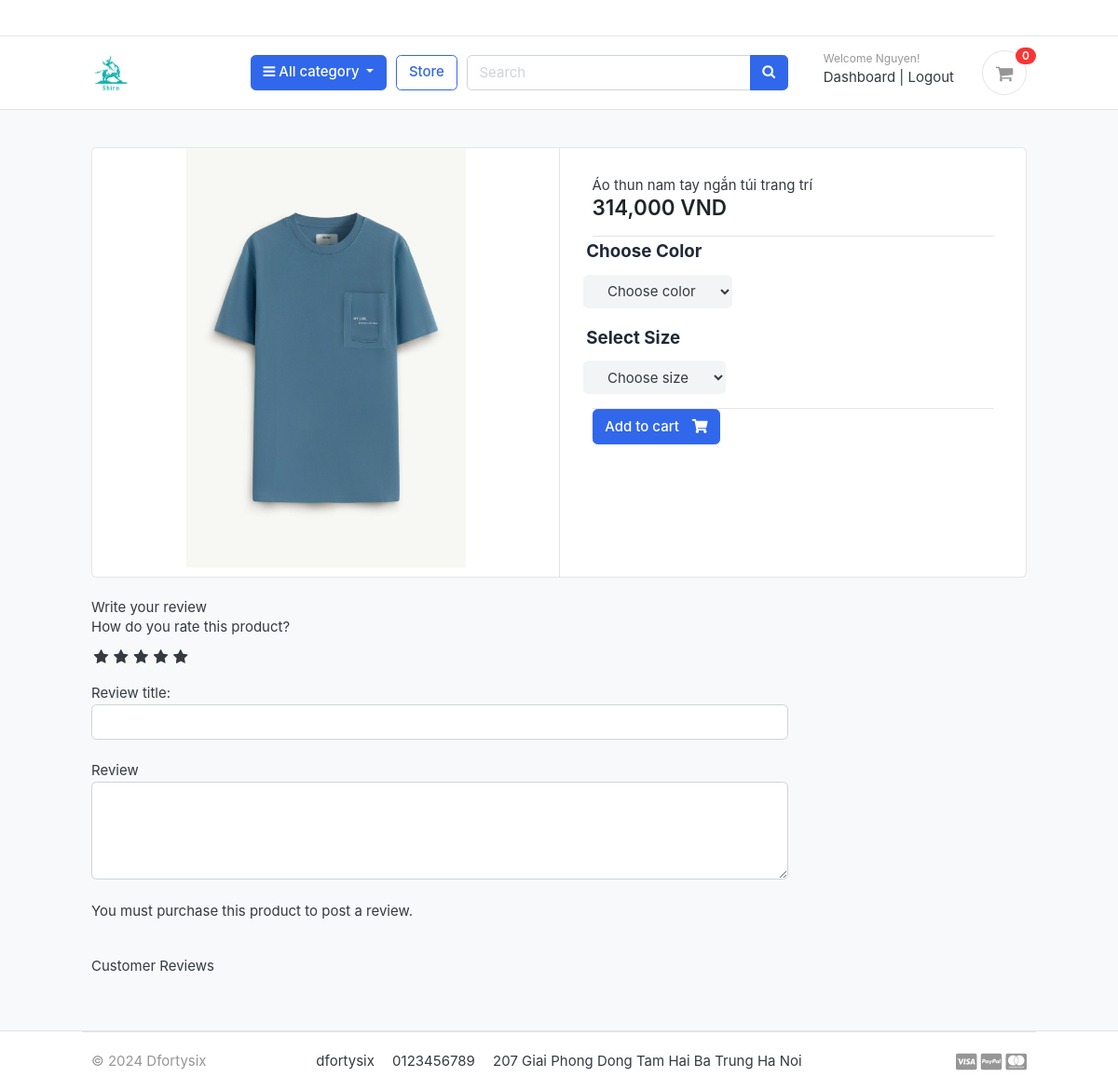
The app's page /store/ao-thun/ao-thun-nam-tay-ngn-tui-trang-tri/ (signed in) with its own data.
### accounts/models.py (models this page shows, shortened)
class Account(AbstractBaseUser):
    first_name = models.CharField(max_length=50)
    last_name = models.CharField(max_length=50)
    username = models.CharField(max_length=50, unique=True)
    email = models.EmailField(max_length=100, unique=True)
    phone_number = models.CharField(max_length=50)
    date_joined = models.DateTimeField(auto_now_add=True)
    last_login = models.DateTimeField(auto_now_add=True)
    is_admin = models.BooleanField(default=False)
    is_staff = models.BooleanField(default=False)
    is_active = models.BooleanField(default=False)
    is_superadmin = models.BooleanField(default=False)
    USERNAME_FIELD = 'email'    # Trường quyêt định khi login
    REQUIRED_FIELDS = ['username', 'first_name', 'last_name']    # Các trường yêu cầu khi đk tài khoản (mặc định đã có email), mặc định có password
    objects = MyAccountManager()

### store/models.py (models this page shows, shortened)
class Product(models.Model):
    product_name = models.CharField(max_length=200, unique=True)
    slug = models.SlugField(max_length=200, unique=True)
    description = models.TextField(max_length=500, blank=True)
    price = models.IntegerField()
    images = models.ImageField(upload_to='photos/products')
    stock = models.IntegerField()
    is_available = models.BooleanField(default=True)
    category = models.ForeignKey(Category, on_delete=models.CASCADE)    # Khi xóa category thì Product bị xóa
    created_date = models.DateTimeField(auto_now_add=True)
    modified_date = models.DateTimeField(auto_now=True)

### store/views.py (the view)
# urls.py: path('<slug:category_slug>/<slug:product_slug>/', views.product_detail, name='product_detail'),
def product_detail(request, category_slug, product_slug=None):
    try:
        single_product = Product.objects.get(category__slug=category_slug, slug=product_slug)
        cart = Cart.objects.get(cart_id=_cart_id(request=request))
        in_cart = CartItem.objects.filter(
            cart=cart,
            product=single_product
        ).exists()
    except Exception as e:
        cart = Cart.objects.create(
            cart_id=_cart_id(request)
        )
    context = {
        'single_product': single_product,
        'in_cart': in_cart if 'in_cart' in locals() else False,
    }
    return render(request, 'store/product_detail.html', context=context)

### carts/context_processors.py (called while the page is built)
def counter(request):
    if 'admin' in request.path:
        return {}
    else:
        try:
            if request.user.is_authenticated:
                cart_items = CartItem.objects.filter(user=request.user)
            else:
                cart = Cart.objects.get(cart_id=_cart_id(request=request))
                cart_items = CartItem.objects.filter(cart=cart)
            cart_count = sum([cart_item.quantity for cart_item in cart_items])
        except Cart.DoesNotExist:
            cart_count = 0
    return dict(cart_count=cart_count)

### carts/views.py (called while the page is built)
def _cart_id(request):
    cart_id = request.session.session_key
    if not cart_id:
        cart_id = request.session.create()
    return cart_id

### store/models.py (called while the page is built)
    def colors(self):
        return super(VariationManager, self).filter(variation_category='color', is_active=True)

    def sizes(self):
        return super(VariationManager, self).filter(variation_category='size', is_active=True)

### templates/store/product_detail.html (shortened to what this page needs)
{% extends 'base.html' %}
{% load static %}
{% load humanize %}
{% block content %}
<section class="section-content padding-y bg">
    <div class="container">
        <div class="card">
            <div class="row no-gutters">
                <aside class="col-md-6">
                    <article class="gallery-wrap">
                        <div class="img-big-wrap">
                            <a href="#"><img src="{{ single_product.images.url }}" /></a>
                        </div>
                    </article>
                </aside>
                <main class="col-md-6 border-left">
                    <form action="{% url 'add_cart' single_product.id %}" method="POST">
                        <article class="content-body">
                            <h2 class="title">{{ single_product.product_name }}</h2>
                            <div class="mb-3">
                                <var class="price h4">{{ single_product.price|intcomma }} VND</var>
                            </div>
                            <hr />
                            <div class="row">
                              <div class="item-option-select">
                                <h6 class="m-1 text-xl font-bold text-gray-800">
                                  Choose Color
                                </h6>
                                <select
                                  name="color"
                                  class="form-select mt-2 bg-gray-100 border-gray-300 rounded-md px-4 py-2 focus:outline-none focus:ring-2 focus:ring-red-500 focus:border-red-500"
                                  required
                                >
                                  <option value="" disabled selected>Choose color</option>
                                </select>
                              </div>
                            </div>
                                <div class="row">
                                  <div class="item-option-select">
                                    <h6 class="m-1 text-xl font-bold text-gray-800">
                                      Select Size
                                    </h6>
                                    <select
                                      name="size"
                                      class="form-select mt-2 bg-gray-100 border-gray-300 rounded-md px-4 py-2 focus:outline-none focus:ring-2 focus:ring-blue-500 focus:border-blue-500"
                                      required
                                    >
                                      <option value="" disabled selected>
                                        Choose size
                                      </option>
                                    </select>
                                  </div>
                                </div>
                            <hr />
                            {% if single_product.stock > 0 %} {% if in_cart %}
                            <button type="submit" class="text-white btn btn-success">
                                <span class="text">Add to cart</span>
                                <i class="fas fa-check"></i>
                            </button>
                            <a href="{% url 'cart' %}" class="btn btn-outline-primary">
                                <span class="text">Show cart</span>
                                <i class="fas fa-eye"></i>
                            </a>
                            {% else %}
                            <button type="submit" class="text-white btn btn-primary">
                                <span class="text">Add to cart</span>
                                <i class="fas fa-shopping-cart"></i>
                            </button>
                            {% endif %} {% else %}
                            <h5 class="text-danger">Out of Stock</h5>
                            {% endif %}
                        </article>
                    </form>
                </main>
            </div>
        </div>
        <br />
        <div class="row">
            <div class="col-md-9">
                <form action="" method="POST">
                    <h5>Write your review</h5>
                    <div>
                        <label>How do you rate this product?</label>
                        <br>
                        <div class="rate">
							<input type="radio" name="rating" id="rating10" value="5" required /><label for="rating10" title="5"></label>
							<input type="radio" name="rating" id="rating8" value="4" required /><label for="rating8" title="4"></label>
							<input type="radio" name="rating" id="rating6" value="3" required /><label for="rating6" title="3"></label>
							<input type="radio" name="rating" id="rating4" value="2" required /><label for="rating4" title="2"></label>
							<input type="radio" name="rating" id="rating2" value="1" required /><label for="rating2" title="1"></label>
						</div>
                        <br>
                        Review title:
                        <input type="text" class="form-control" name="subject">
                        <br>
                        Review
                        <textarea name="review" rows="4" class="form-control"></textarea>
                        <br>
                        {% if user.is_authenticated %}
                            {% if orderproduct %}
                            <input type="submit" value="Submit Review" class="btn btn-primary">
                            {% else %}
                            <p>You must purchase this product to post a review.</p>
                            {% endif %}
                        {% else %}
                        <p>You must be logged in to post a review. <span><a href="{% url 'login' %}">Login now</a></span></p>
                        {% endif %}
                    </div>
                </form>
                <br>
                <header class="section-heading">
                    <h3>Customer Reviews</h3>
                </header>
            </div>
        </div>
    </div>
</section>
{% endblock %}

### templates/includes/navbar.html (shortened to what this page needs)
{% load static %}
<header class="section-header">
    <nav class="navbar p-md-0 navbar-expand-sm navbar-light border-bottom">
        <div class="container">
        </div>
    </nav>
    <section class="header-main border-bottom">
        <div class="container">
            <div class="row align-items-center">
                <div class="col-lg-2 col-md-3 col-6">
                    <a href="{% url 'home' %}" class="brand-wrap">
                        <img class="logo width" src="{% static './images/logoshiro.png' %}">
                    </a>
                </div>
                <div class="col-lg col-sm col-md col-6 flex-grow-0">
                    <div class="category-wrap dropdown d-inline-block float-right">
                        <button type="button" class="btn btn-primary text-white dropdown-toggle" data-toggle="dropdown">
                            <i class="fa fa-bars"></i> All category
                        </button>
                    </div>
                </div>
                <a href="{% url 'store' %}" class="btn btn-outline-primary">Store</a>
                <div class="col-lg  col-md-6 col-sm-12 col">
                    <form action="{% url 'store' %}" class="search" value ={{query}} method="GET">
                        <div class="input-group w-100">
                            <input type="text" class="form-control" style="width:60%;" placeholder="Search" name="q" value="{{ q }}">
                            <div class="input-group-append">
                                <button class="btn btn-primary text-white" type="submit">
                                    <i class="fa fa-search"></i>
                                </button>
                            </div>
                        </div>
                    </form>
                </div>
                <div class="col-lg-3 col-sm-6 col-8 order-2 order-lg-3">
                    <div class="d-flex justify-content-end mb-3 mb-lg-0">
                        {% if user.id is None %}
                        <div class="widget-header">
                            <small class="title text-muted">Welcome guest!</small>
                            <div>
                                <a href="{% url 'login' %}">Log in</a> <span class="dark-transp"> | </span>
                                <a href="{% url 'register' %}"> Register</a>
                            </div>
                        </div>
                        {% else %}
                        <div class="widget-header">
                            <small class="title text-muted">Welcome {{ user.first_name }}!</small>
                            <div>
                                <a href="{% url 'dashboard' %} ">Dashboard</a> <span class="dark-transp"> | </span>
                                <a href="{% url 'logout' %}"> Logout</a>
                            </div>
                        </div>
                        {% endif %}
                        <a href="{% url 'cart' %}" class="widget-header pl-3 ml-3">
                            <div class="icon icon-sm rounded-circle border"><i class="fa fa-shopping-cart"></i>
                            </div>
                            <span class="badge badge-pill badge-danger notify">{{ cart_count }}</span>
                        </a>
                    </div>
                </div>
            </div>
        </div>
    </section>
</header>

### static/css/ui.css (style rules this page uses)
html { font-family: "Inter", sans-serif; font-size: 15px; }
.content-body { flex: 1 1 auto; padding: 2rem 2.3rem; }
.icon-xs, .icon-sm, .icon-md, .icon-lg { display: inline-block; text-align: center; flex-shrink: 0; flex-grow: 0; }
.icon-sm { width: 48px; height: 48px; line-height: 48px !important; font-size: 20px; }
.padding-y { padding-top: 40px; padding-bottom: 40px; }
var { font-style: normal; }
article:after, .form-group:after { display: block; clear: both; content: ""; }
.bg { background-color: #f8f9fa; }
.section-heading { margin-bottom: 20px; margin-top: 15px; }
p:last-child { margin-bottom: 0; }
.header-main { position: relative; padding-top: 1rem; padding-bottom: 1rem; }
.brand-wrap .logo, .navbar-brand .logo { margin-right: 7px; max-height: 42px; display: inline-block; }
.widget-header { display: inline-block; vertical-align: middle; position: relative; }
.widget-header a { color: #343a40; }
.widget-header i { color: #969696; }
.widget-header .title { display: block; }
.widget-header .notify { position: absolute; top: -3px; right: -10px; }
.btn .text + i { margin-left: 10px; }
.notify { position: absolute; top: -4px; right: -10px; display: inline-block; padding: 0.25em 0.6em; font-size: 12px; line-height: 1; text-align: center; border-radius: 3rem; color: #fff; background-color: #fa3434; }
.price { font-weight: 600; color: #212529; }
.gallery-wrap .img-big-wrap { margin-bottom: 10px; border-radius: 0.37rem; overflow: hidden; background-color: #fff; }
.gallery-wrap .img-big-wrap a { text-align: center; display: block; }
.gallery-wrap .img-big-wrap img { height: 450px; width: auto; display: inline-block; }
.item-option-select { margin-bottom: 1rem; display: inline-block; margin-right: 15px; }

### static/css/custom.css (style rules this page uses)
.rate { display: inline-block; border: 0; }
.rate > label { float: right; }
.rate > label:before { display: inline-block; font-size: 1.1rem; font-family: FontAwesome; content: "\f005"; margin: 0; padding: 0.3rem 0.2rem; cursor: pointer; }

### records on screen
Account: first_name "Nguyen"
Product: images (picture), product_name "Áo thun nam tay ngắn túi trang trí", price "314,000"

### other values on screen
{{ cart_count }} "0"
